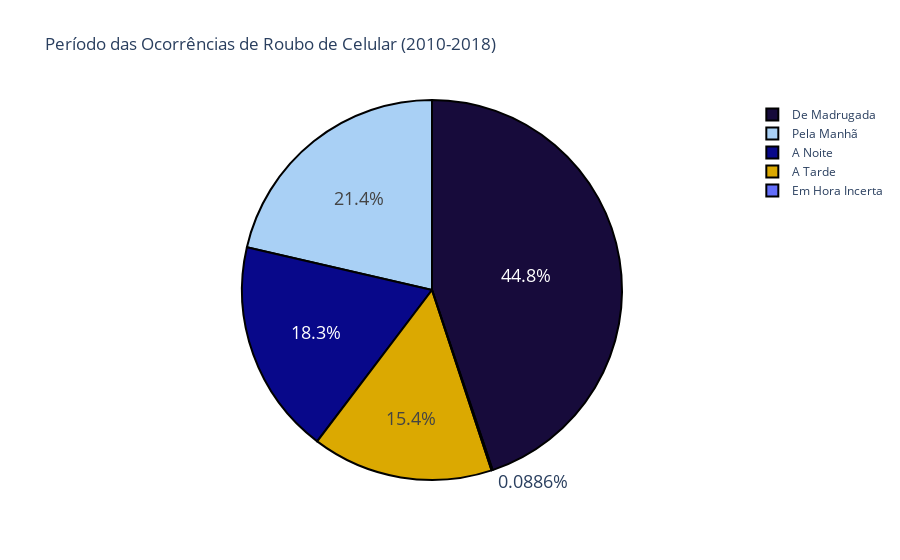

This figure's notebook cell:
### Code cell
colors = ['#170B3B', '#A9D0F5', '#08088A', '#DBA901']

trace = [go.Pie(labels=dataset.PERIDOOCORRENCIA.unique(), values=dataset.PERIDOOCORRENCIA.value_counts().values,
               hoverinfo='label+percent', 
               textfont=dict(size=18),
               marker=dict(colors=colors, 
                           line=dict(color='#000000', width=2)))]

layout = go.Layout(
    title='Período das Ocorrências de Roubo de Celular (2010-2018)'
)

fig = go.Figure(data = trace, layout = layout)

py.iplot(fig)

### Figure 1 — Plotly figure (JSON) as saved in the notebook; plotly's stock layout.template omitted (floating-point values rounded to 4 significant figures)
{"data": [{"hoverinfo": "label+percent", "labels": ["De Madrugada", "Pela Manhã", "A Noite", "A Tarde", "Em Hora Incerta"], "marker": {"colors": ["#170B3B", "#A9D0F5", "#08088A", "#DBA901"], "line": {"color": "#000000", "width": 2}}, "textfont": {"size": 18}, "type": "pie", "values": [406739, 193979, 165949, 139770, 804]}], "layout": {"title": {"text": "Período das Ocorrências de Roubo de Celular (2010-2018)"}}}
